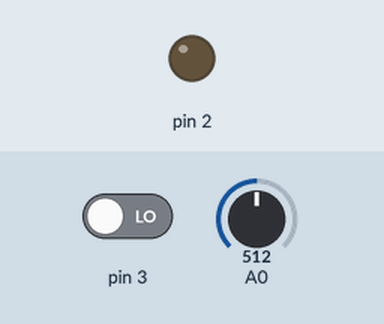
Simulated run of this sketch. Board: Arduino Uno, built with avr-gcc and run on an emulated ATmega328P. Shown: output pins drawn as LEDs (lit = HIGH). Inputs (shaded band) come from the test bench; at power-on: pin 3 LOW, A0 = 512.

Above: at 1.2 s.
1.3 s: pin 3 driven HIGH
Timing chart, 0 to 4.3 s (numbered marks = the images above; inputs shaded):
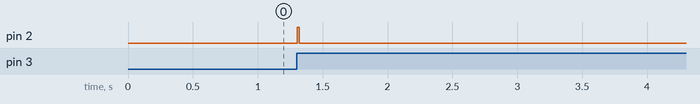

The sketch:

valve3.ino
```cpp
/*
Created 2016
by AlexGyver
AlexGyver Home Labs Inc.
*/

int flag=0;  //флажок, что кнопка была нажата
int del=20;  //задержка клапана в миллисекундах

void setup()
{
	pinMode(2, OUTPUT);    //отсюда пойдут 5 вольт на транзистор
	pinMode(3, INPUT);     //сюда подключена кнопочка
}

void loop() {
	int val = analogRead(0);   //считать значение с потенциометра
	val = map(val, 0, 1023, 5, 30);  //преобразовать значение в промежуток 5-30

	if(digitalRead(3)==HIGH&&flag==0)//если кнопка нажата
	{
		digitalWrite(2,HIGH);
		delay(val);
		digitalWrite(2,LOW);
		flag=1;
	}

	if(digitalRead(3)==LOW&&flag==1)
	{
		flag=0;   //обнуляем переменную flag
	}
	delay(3);         //задержка для стабильности работы
}
```

Measured:
- after the input at 1.3 s, pin 2: LOW → HIGH at once, → LOW 0.02 s later
